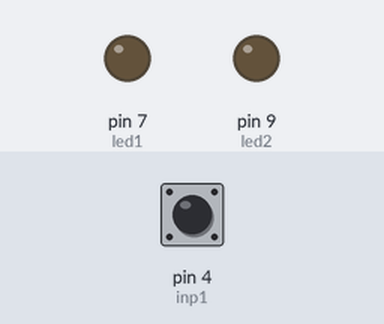
Bench run of a sketch on a simulated Arduino Uno, built with avr-gcc and run on an emulated ATmega328P. Shown: output pins drawn as LEDs (lit = HIGH). The inputs (shaded band) are chosen by the test bench; at power-on: pin 4 (inp1) HIGH.

Above: at 1.2 s.
1.3 s: pin 4 (inp1) pulled LOW for 0.15 s
At 1.9 s:
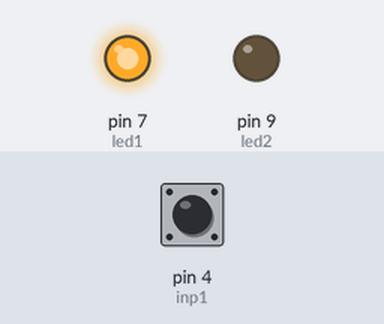
2.9 s: pin 4 (inp1) pulled LOW for 1 s
At 4.3 s:
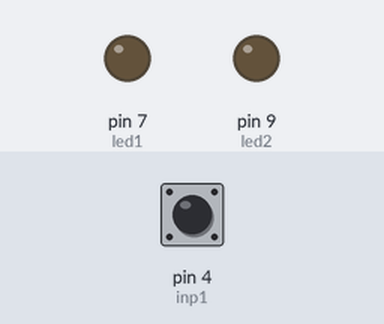
5.4 s: pin 4 (inp1) pulled LOW for 3.2 s
At 6.2 s:
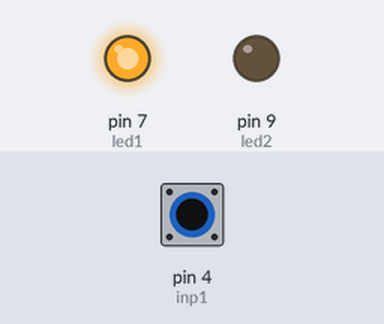
Timing chart, 0 to 8.4 s (numbered marks = the images above; inputs shaded):
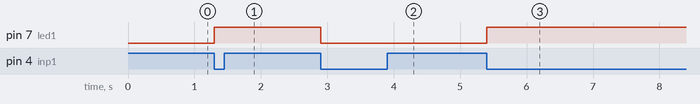

Measured:
- after the input at 1.3 s, pin 7 (led1): LOW → HIGH at once
- after the input at 2.9 s, pin 7 (led1): HIGH → LOW at once
- after the input at 5.4 s, pin 7 (led1): LOW → HIGH at once

The sketch:

switch_dumbsafe.ino
```cpp
int led1 = 7;
int led2 = 9;

int inp1 = 4;
int inp2 = 5;

bool status = false;

int dumbDelay = 100; //ms

void setup() {
  pinMode(inp1, INPUT_PULLUP);
  pinMode(inp2, INPUT_PULLUP);

  pinMode(led1, OUTPUT);
  pinMode(led2, OUTPUT);
}

void loop() {
  while (digitalRead(inp1) == HIGH);
  digitalWrite(led1, HIGH);
  delay(dumbDelay);
  while (digitalRead(inp1) == LOW);
  delay(dumbDelay);

  while (digitalRead(inp1) == HIGH);
  digitalWrite(led1, LOW);
  delay(dumbDelay);
  while (digitalRead(inp1) == LOW);
  delay(dumbDelay);
}
```
